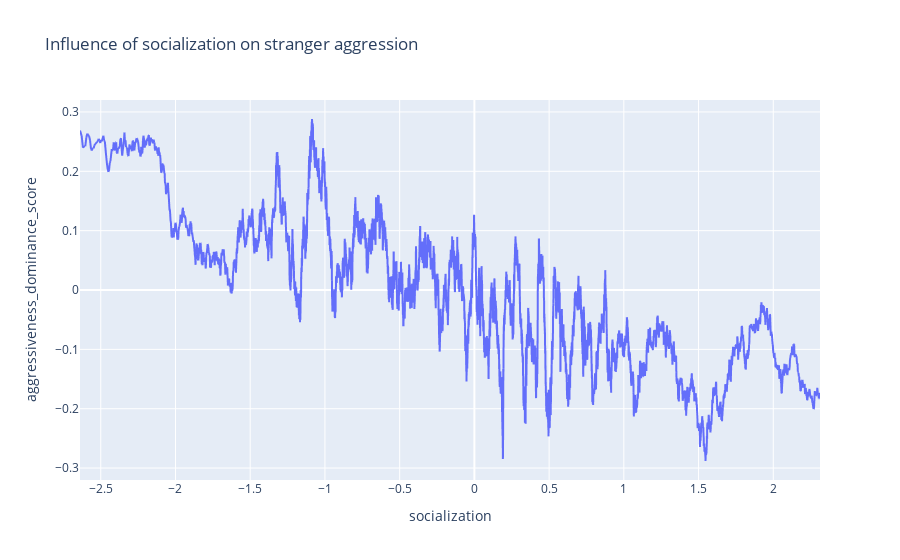

The code cell stored with this chart in its notebook:
### Code cell
soc = dogs[['socialization', 'aggressiveness_dominance_score']]
# soc['aggressivness'] = dogs[aggressive_columns[0]] + dogs[aggressive_columns[1]] + dogs[aggressive_columns[2]]
soc = soc.sort_values(by='socialization').dropna()
soc = soc.rolling(200).mean()
fig = px.line(data_frame=soc, x='socialization', y='aggressiveness_dominance_score', title='Influence of socialization on stranger aggression')
fig.show()

### Figure 1 — Plotly figure (JSON) as saved in the notebook; plotly's stock layout.template omitted (floating-point values rounded to 4 significant figures; data arrays with more than 128 entries replaced by an {"elided": "..."} marker saying what was removed)
{"data": [{"hovertemplate": "socialization=%{x}<br>aggressiveness_dominance_score=%{y}<extra></extra>", "legendgroup": "", "line": {"color": "#636efa", "dash": "solid"}, "marker": {"symbol": "circle"}, "mode": "lines", "name": "", "showlegend": false, "type": "scattergl", "x": {"elided": "9678 float values"}, "xaxis": "x", "y": {"elided": "9678 float values"}, "yaxis": "y"}], "layout": {"legend": {"tracegroupgap": 0}, "title": {"text": "Influence of socialization on stranger aggression"}, "xaxis": {"anchor": "y", "domain": [0, 1], "title": {"text": "socialization"}}, "yaxis": {"anchor": "x", "domain": [0, 1], "title": {"text": "aggressiveness_dominance_score"}}}}
